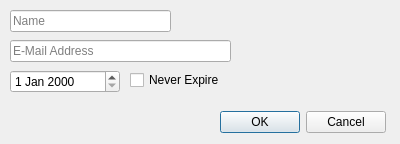
<?xml version="1.0" encoding="UTF-8"?>
<ui version="4.0">
 <class>IdentityWindow</class>
 <widget class="QWidget" name="IdentityWindow">
  <property name="geometry">
   <rect>
    <x>0</x>
    <y>0</y>
    <width>400</width>
    <height>144</height>
   </rect>
  </property>
  <property name="windowTitle">
   <string>p2kontakt: New Identity</string>
  </property>
  <widget class="QLineEdit" name="input_name">
   <property name="geometry">
    <rect>
     <x>10</x>
     <y>10</y>
     <width>161</width>
     <height>22</height>
    </rect>
   </property>
   <property name="statusTip">
    <string/>
   </property>
   <property name="inputMask">
    <string/>
   </property>
   <property name="text">
    <string/>
   </property>
   <property name="placeholderText">
    <string>Name</string>
   </property>
  </widget>
  <widget class="QLineEdit" name="input_email">
   <property name="geometry">
    <rect>
     <x>10</x>
     <y>40</y>
     <width>221</width>
     <height>22</height>
    </rect>
   </property>
   <property name="placeholderText">
    <string>E-Mail Address</string>
   </property>
  </widget>
  <widget class="QDialogButtonBox" name="buttons_confirm">
   <property name="geometry">
    <rect>
     <x>15</x>
     <y>110</y>
     <width>371</width>
     <height>24</height>
    </rect>
   </property>
   <property name="standardButtons">
    <set>QDialogButtonBox::Cancel|QDialogButtonBox::Ok</set>
   </property>
   <property name="centerButtons">
    <bool>false</bool>
   </property>
  </widget>
  <widget class="QDateEdit" name="input_date">
   <property name="enabled">
    <bool>true</bool>
   </property>
   <property name="geometry">
    <rect>
     <x>10</x>
     <y>70</y>
     <width>110</width>
     <height>23</height>
    </rect>
   </property>
  </widget>
  <widget class="QCheckBox" name="checkbox_never">
   <property name="geometry">
    <rect>
     <x>130</x>
     <y>70</y>
     <width>111</width>
     <height>20</height>
    </rect>
   </property>
   <property name="text">
    <string>Never Expire</string>
   </property>
  </widget>
 </widget>
 <resources/>
 <connections>
  <connection>
   <sender>buttons_confirm</sender>
   <signal>rejected()</signal>
   <receiver>IdentityWindow</receiver>
   <slot>close()</slot>
   <hints>
    <hint type="sourcelabel">
     <x>200</x>
     <y>121</y>
    </hint>
    <hint type="destinationlabel">
     <x>199</x>
     <y>71</y>
    </hint>
   </hints>
  </connection>
 </connections>
</ui>
